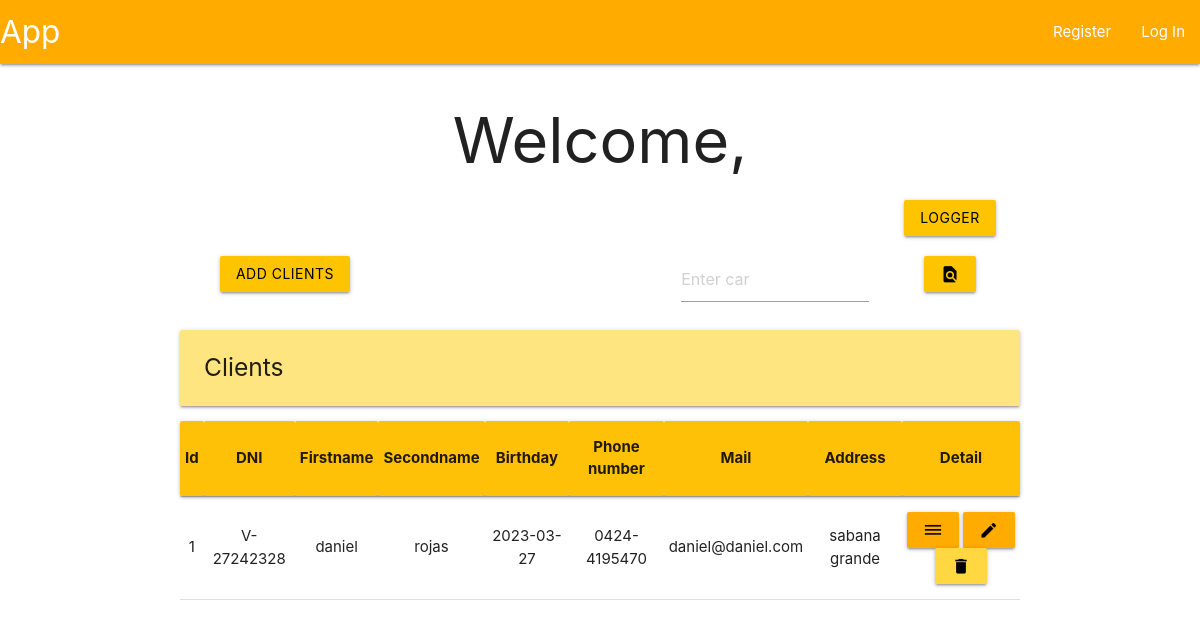
The app's page /clients, older data.
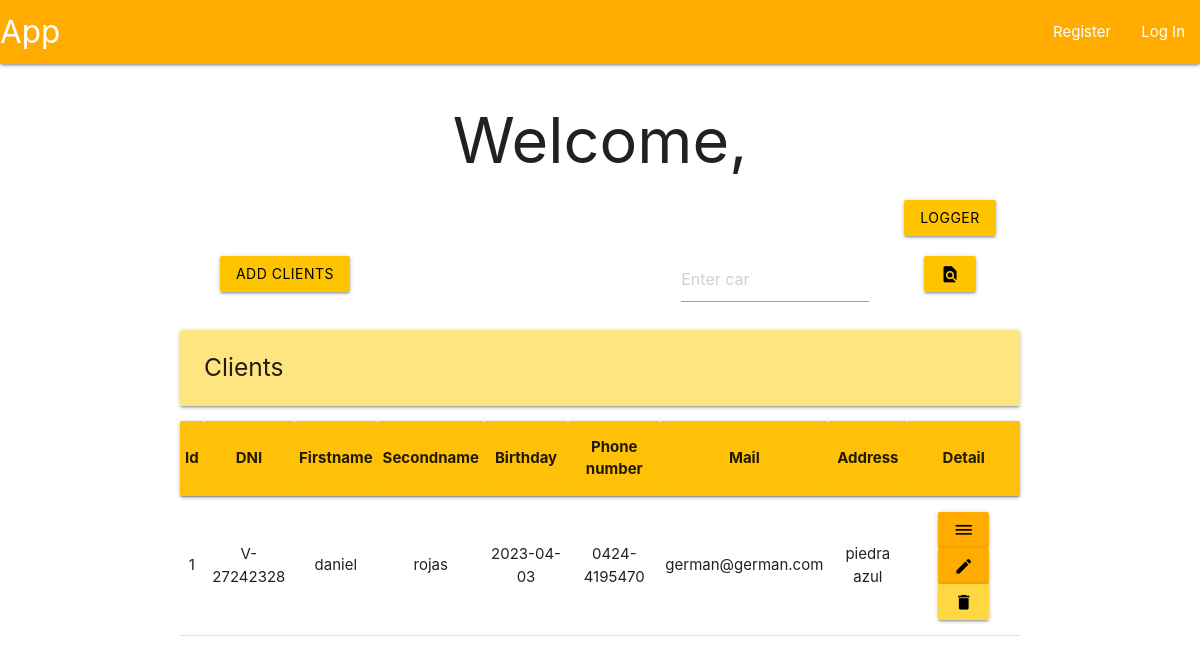
The same page, newer data.
### tables this page shows
CREATE TABLE clients (
    id INTEGER PRIMARY KEY AUTOINCREMENT,
    dni TEXT NOT NULL UNIQUE,
    firstname TEXT NOT NULL,
    secondname TEXT NOT NULL,
    birthday TEXT NOT NULL,
    tlf TEXT NOT NULL,
    mail TEXT NOT NULL,
    address TEXT NOT NULL
);

### app/clientView.py (the view, shortened to what this page needs)
@bp.route('', methods=('POST', 'GET'))
def clientView():
    db = get_db()
    flag = False
    if not flag:
        clients = db.execute('SELECT * FROM clients').fetchall()
    return render_template('index/analist/analistView.html', clients=clients)

### app/auth.py (called while the page is built)
@bp.before_app_request
def load_logged_in_user():
    user_id = session.get('user_id')
    if user_id is None:
        g.user = None
    else:
        g.user = get_db().execute(
            "SELECT * FROM user WHERE id = ?",
            (user_id,)
        ).fetchone()

### app/db.py (called while the page is built)
def get_db():
    if 'db' not in g:
        g.db = sqlite3.connect(
            current_app.config['DATABASE'],
            detect_types = sqlite3.PARSE_DECLTYPES
        )
        g.db.row_factory = sqlite3.Row
    return g.db

### app/templates/index/analist/analistView.html (shortened to what this page needs)
{% extends 'base.html' %}
{% block header %}
    <h1>{%block title %}Welcome, {{ g.user['username']}}{% endblock %}</h1>
{% endblock %}
{% block content %}
{% if g.user['roleId'] != 1%}
<div class="row">
    <div class="col s2 offset-s10">
        <form method="POST">
            <button class="btn amber accent-3 black-text" name="logs">logger</button>
        </form>
    </div>
</div>
{% endif %}
<div class="row">
    <form method="POST">
        <div class="col s3">
            <button class="btn amber accent-3 black-text" name="add">Add clients</button>
        </div>
    </form>
    <form method="POST">
      <div class="col s3 offset-s4">
        <input placeholder="Enter car" name="find">
      </div>
      <div class="col s2">
        <button class="btn amber accent-3 black-text" type="submit" value="Find logs">
            <i class="material-icons">find_in_page</i>
        </button>
      </div>
    </form>
</div>
<div class="left-align">
    <h5 class="card-panel amber accent-1">Clients</h5>
</div>
<table class="centered">
    <thead class="card-panel amber acent-1">
        <tr>
            <th>Id</th>
            <th>DNI</th>
            <th>Firstname</th>
            <th>Secondname</th>
            <th>Birthday</th>
            <th>Phone number</th>
            <th>Mail</th>
            <th>Address</th>
            <th>Detail</th>
        </tr>
    </thead>
    <tbody>
        {% for client in clients %}
        <tr>
            <td>{{ client['id'] }}</td>
            <td>{{ client['dni'] }}</td>
            <td>{{ client['firstname'] }}</td>
            <td>{{ client['secondname'] }}</td>
            <td>{{ client['Birthday'] }}</td>
            <td>{{ client['tlf'] }}</td>
            <td>{{ client['mail'] }}</td>
            <td>{{ client['address'] }}</td>
            <td>
                <form method="POST">
                    <button class="btn amber accent-4 black-text", name="detail" value="{{ client['id'] }}">
                        <i class="material-icons">dehaze</i>
                    </button>
                    <button class="btn amber accent-4 black-text", name="modify" value="{{ client['id'] }}">
                        <i class="material-icons">edit</i>
                    </button>
                    <button class="btn amber accent-2 black-text" name="delete" value="{{ client['id'] }}">
                        <i class="material-icons">delete</i>
                    </button>
                </form>
            </td>
        </tr>
        {% endfor %}
    </tbody>
</table>
{% endblock %}

Row changes from the older to the newer data that the page shows:
changed clients "daniel": Birthday "2023-03-27" → "2023-04-03"; mail "daniel@daniel.com" → "german@german.com"; address "sabana grande" → "piedra azul"
